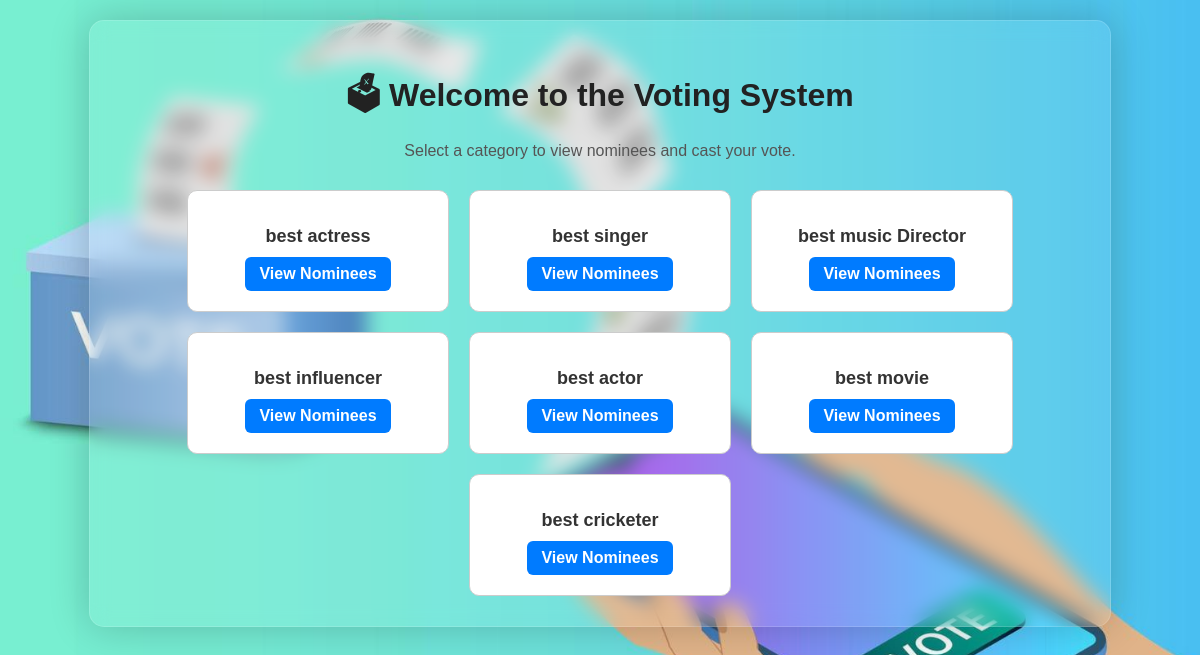
The app's page /home/ (signed in) with its own data.
### voting/models.py (models this page shows, shortened)
class Category(models.Model):
    name = models.CharField(max_length=100)

### voting/views.py (the view)
# urls.py: path('home/', views.home, name='home'),
@login_required
def home(request):
    categories = Category.objects.all()
    return render(request, 'home.html', {'categories': categories})

### voting/templates/home.html (shortened to what this page needs)
{% load static %}
<!DOCTYPE html>
<html lang="en">
<head>
</head>
<body>
    <div class="container">
        <h1>🗳 Welcome to the Voting System</h1>
        <p>Select a category to view nominees and cast your vote.</p>
        <div class="categories">
            {% for category in categories %}
                <div class="category-card">
                    <h2>{{ category.name }}</h2>
                    <a class="view-btn" href="{% url 'category_detail' category.id %}">View Nominees</a>
                </div>
            {% empty %}
                <p>No categories available yet.</p>
            {% endfor %}
        </div>
    </div>
</body>
</html>

### records on screen
Category: name "best actress"
Category: name "best singer"
Category: name "best music Director"
Category: name "best influencer"
Category: name "best actor"
Category: name "best movie"
Category: name "best cricketer"
